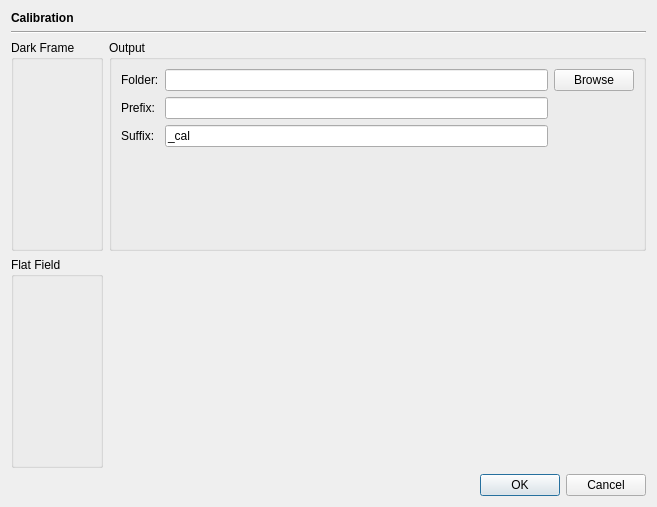
<?xml version="1.0" encoding="UTF-8"?>
<ui version="4.0">
 <class>OpCalibrationDialog</class>
 <widget class="QDialog" name="OpCalibrationDialog">
  <property name="geometry">
   <rect>
    <x>0</x>
    <y>0</y>
    <width>657</width>
    <height>507</height>
   </rect>
  </property>
  <property name="windowTitle">
   <string>Dialog</string>
  </property>
  <layout class="QVBoxLayout" name="verticalLayout">
   <item>
    <widget class="QLabel" name="label">
     <property name="font">
      <font>
       <bold>true</bold>
      </font>
     </property>
     <property name="text">
      <string>Calibration</string>
     </property>
    </widget>
   </item>
   <item>
    <widget class="Line" name="line">
     <property name="orientation">
      <enum>Qt::Horizontal</enum>
     </property>
    </widget>
   </item>
   <item>
    <widget class="QWidget" name="widget" native="true">
     <layout class="QGridLayout" name="gridLayout_2">
      <property name="leftMargin">
       <number>0</number>
      </property>
      <property name="topMargin">
       <number>0</number>
      </property>
      <property name="rightMargin">
       <number>0</number>
      </property>
      <property name="bottomMargin">
       <number>0</number>
      </property>
      <item row="0" column="0">
       <widget class="QGroupBox" name="groupBox">
        <property name="sizePolicy">
         <sizepolicy hsizetype="Preferred" vsizetype="Preferred">
          <horstretch>0</horstretch>
          <verstretch>1</verstretch>
         </sizepolicy>
        </property>
        <property name="title">
         <string>Dark Frame</string>
        </property>
        <layout class="QVBoxLayout" name="verticalLayout_2"/>
       </widget>
      </item>
      <item row="1" column="0">
       <widget class="QGroupBox" name="groupBox_2">
        <property name="sizePolicy">
         <sizepolicy hsizetype="Preferred" vsizetype="Preferred">
          <horstretch>0</horstretch>
          <verstretch>1</verstretch>
         </sizepolicy>
        </property>
        <property name="title">
         <string>Flat Field</string>
        </property>
        <layout class="QVBoxLayout" name="verticalLayout_3"/>
       </widget>
      </item>
      <item row="0" column="1">
       <widget class="QGroupBox" name="groupBox_3">
        <property name="title">
         <string>Output</string>
        </property>
        <layout class="QGridLayout" name="gridLayout">
         <item row="1" column="0">
          <widget class="QLabel" name="label_3">
           <property name="text">
            <string>Prefix:</string>
           </property>
          </widget>
         </item>
         <item row="3" column="1">
          <spacer name="verticalSpacer">
           <property name="orientation">
            <enum>Qt::Vertical</enum>
           </property>
           <property name="sizeHint" stdset="0">
            <size>
             <width>20</width>
             <height>40</height>
            </size>
           </property>
          </spacer>
         </item>
         <item row="1" column="1">
          <widget class="QLineEdit" name="outputPrefixField"/>
         </item>
         <item row="2" column="0">
          <widget class="QLabel" name="label_4">
           <property name="text">
            <string>Suffix:</string>
           </property>
          </widget>
         </item>
         <item row="0" column="1">
          <widget class="QLineEdit" name="outputFolderField"/>
         </item>
         <item row="0" column="0">
          <widget class="QLabel" name="label_2">
           <property name="text">
            <string>Folder:</string>
           </property>
          </widget>
         </item>
         <item row="0" column="2">
          <widget class="QPushButton" name="browseButton">
           <property name="text">
            <string>Browse</string>
           </property>
          </widget>
         </item>
         <item row="2" column="1">
          <widget class="QLineEdit" name="outputSuffixField">
           <property name="text">
            <string>_cal</string>
           </property>
          </widget>
         </item>
        </layout>
       </widget>
      </item>
     </layout>
    </widget>
   </item>
   <item>
    <widget class="QDialogButtonBox" name="buttonBox">
     <property name="orientation">
      <enum>Qt::Horizontal</enum>
     </property>
     <property name="standardButtons">
      <set>QDialogButtonBox::Cancel|QDialogButtonBox::Ok</set>
     </property>
    </widget>
   </item>
  </layout>
 </widget>
 <tabstops>
  <tabstop>outputFolderField</tabstop>
  <tabstop>browseButton</tabstop>
  <tabstop>outputPrefixField</tabstop>
  <tabstop>outputSuffixField</tabstop>
 </tabstops>
 <resources/>
 <connections>
  <connection>
   <sender>buttonBox</sender>
   <signal>accepted()</signal>
   <receiver>OpCalibrationDialog</receiver>
   <slot>accept()</slot>
   <hints>
    <hint type="sourcelabel">
     <x>248</x>
     <y>254</y>
    </hint>
    <hint type="destinationlabel">
     <x>157</x>
     <y>274</y>
    </hint>
   </hints>
  </connection>
  <connection>
   <sender>buttonBox</sender>
   <signal>rejected()</signal>
   <receiver>OpCalibrationDialog</receiver>
   <slot>reject()</slot>
   <hints>
    <hint type="sourcelabel">
     <x>316</x>
     <y>260</y>
    </hint>
    <hint type="destinationlabel">
     <x>286</x>
     <y>274</y>
    </hint>
   </hints>
  </connection>
 </connections>
</ui>
